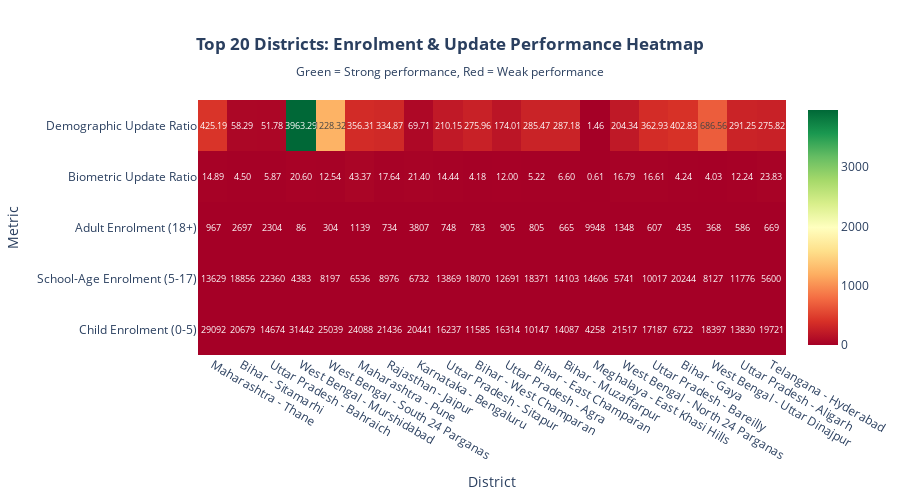

The notebook cell this image was saved under:
### Code cell
# ==============================================================================
# VISUALIZATION 5: DISTRICT-LEVEL PERFORMANCE HEATMAP
# ==============================================================================

# Select top 20 districts by enrolment for readability
top_districts = district_enrol.nlargest(20, 'total_enrolment').copy()
top_districts['location'] = top_districts['state'] + ' - ' + top_districts['district']

# Normalize values for heatmap
from sklearn.preprocessing import MinMaxScaler
scaler = MinMaxScaler(feature_range=(0, 1))

heatmap_data = top_districts[['location', 'age_0_5', 'age_5_17', 'age_18_greater', 'bio_update_ratio', 'demo_update_ratio']].copy()
heatmap_data.columns = ['location', 'Child (0-5)', 'School Age (5-17)', 'Adults (18+)', 'Bio Update Ratio', 'Demo Update Ratio']

# Create heatmap
fig_heatmap = go.Figure(data=go.Heatmap(
    z=[
        top_districts['age_0_5'].values / top_districts['age_0_5'].max(),
        top_districts['age_5_17'].values / top_districts['age_5_17'].max(),
        top_districts['age_18_greater'].values / top_districts['age_18_greater'].max(),
        top_districts['bio_update_ratio'].values,
        top_districts['demo_update_ratio'].values
    ],
    x=top_districts['location'].values,
    y=['Child Enrolment\n(0-5)', 'School-Age Enrolment\n(5-17)', 'Adult Enrolment\n(18+)', 'Biometric\nUpdate Ratio', 'Demographic\nUpdate Ratio'],
    colorscale='RdYlGn',
    text=[
        [f'{v:.0f}' for v in top_districts['age_0_5'].values],
        [f'{v:.0f}' for v in top_districts['age_5_17'].values],
        [f'{v:.0f}' for v in top_districts['age_18_greater'].values],
        [f'{v:.2f}' for v in top_districts['bio_update_ratio'].values],
        [f'{v:.2f}' for v in top_districts['demo_update_ratio'].values]
    ],
    texttemplate='%{text}',
    textfont={"size": 9},
    hoverongaps=False
))

fig_heatmap.update_layout(
    title='<b>Top 20 Districts: Enrolment & Update Performance Heatmap</b><br><sub>Green = Strong performance, Red = Weak performance</sub>',
    xaxis_title='District',
    yaxis_title='Metric',
    height=500,
    template='plotly_white',
    title_x=0.5
)

fig_heatmap.write_html('zdataoutput/05_district_heatmap.html')
print("✓ District Performance Heatmap Generated (saved to 05_district_heatmap.html)")
fig_heatmap.show()

### Figure 1 — Plotly figure (JSON) as saved in the notebook; plotly's stock layout.template omitted (floating-point values rounded to 4 significant figures)
{"data": [{"colorscale": [[0, "rgb(165,0,38)"], [0.1, "rgb(215,48,39)"], [0.2, "rgb(244,109,67)"], [0.3, "rgb(253,174,97)"], [0.4, "rgb(254,224,139)"], [0.5, "rgb(255,255,191)"], [0.6, "rgb(217,239,139)"], [0.7, "rgb(166,217,106)"], [0.8, "rgb(102,189,99)"], [0.9, "rgb(26,152,80)"], [1, "rgb(0,104,55)"]], "hoverongaps": false, "text": [["29092", "20679", "14674", "31442", "25039", "24088", "21436", "20441", "16237", "11585", "16314", "10147", "14087", "4258", "21517", "17187", "6722", "18397", "13830", "19721"], ["13629", "18856", "22360", "4383", "8197", "6536", "8976", "6732", "13869", "18070", "12691", "18371", "14103", "14606", "5741", "10017", "20244", "8127", "11776", "5600"], ["967", "2697", "2304", "86", "304", "1139", "734", "3807", "748", "783", "905", "805", "665", "9948", "1348", "607", "435", "368", "586", "669"], ["14.89", "4.50", "5.87", "20.60", "12.54", "43.37", "17.64", "21.40", "14.44", "4.18", "12.00", "5.22", "6.60", "0.61", "16.79", "16.61", "4.24", "4.03", "12.24", "23.83"], ["425.19", "58.29", "51.78", "3963.29", "1228.32", "356.31", "334.87", "69.71", "210.15", "275.96", "174.01", "285.47", "287.18", "1.46", "204.34", "362.93", "402.83", "686.56", "291.25", "275.82"]], "textfont": {"size": 9}, "texttemplate": "%{text}", "type": "heatmap", "x": ["Maharashtra - Thane", "Bihar - Sitamarhi", "Uttar Pradesh - Bahraich", "West Bengal - Murshidabad", "West Bengal - South 24 Parganas", "Maharashtra - Pune", "Rajasthan - Jaipur", "Karnataka - Bengaluru", "Uttar Pradesh - Sitapur", "Bihar - West Champaran", "Uttar Pradesh - Agra", "Bihar - East Champaran", "Bihar - Muzaffarpur", "Meghalaya - East Khasi Hills", "West Bengal - North 24 Parganas", "Uttar Pradesh - Bareilly", "Bihar - Gaya", "West Bengal - Uttar Dinajpur", "Uttar Pradesh - Aligarh", "Telangana - Hyderabad"], "y": ["Child Enrolment\n(0-5)", "School-Age Enrolment\n(5-17)", "Adult Enrolment\n(18+)", "Biometric\nUpdate Ratio", "Demographic\nUpdate Ratio"], "z": [[0.9253, 0.6577, 0.4667, 1, 0.7964, 0.7661, 0.6818, 0.6501, 0.5164, 0.3685, 0.5189, 0.3227, 0.448, 0.1354, 0.6843, 0.5466, 0.2138, 0.5851, 0.4399, 0.6272], [0.6095, 0.8433, 1, 0.196, 0.3666, 0.2923, 0.4014, 0.3011, 0.6203, 0.8081, 0.5676, 0.8216, 0.6307, 0.6532, 0.2568, 0.448, 0.9054, 0.3635, 0.5267, 0.2504], [0.09721, 0.2711, 0.2316, 0.008645, 0.03056, 0.1145, 0.07378, 0.3827, 0.07519, 0.07871, 0.09097, 0.08092, 0.06685, 1, 0.1355, 0.06102, 0.04373, 0.03699, 0.05891, 0.06725], [14.89, 4.504, 5.865, 20.6, 12.54, 43.37, 17.64, 21.4, 14.44, 4.176, 12.0, 5.222, 6.6, 0.615, 16.79, 16.61, 4.243, 4.026, 12.24, 23.83], [425.2, 58.29, 51.78, 3963.0, 1228.0, 356.3, 334.9, 69.71, 210.1, 276.0, 174.0, 285.5, 287.2, 1.456, 204.3, 362.9, 402.8, 686.6, 291.3, 275.8]]}], "layout": {"height": 500, "title": {"text": "<b>Top 20 Districts: Enrolment & Update Performance Heatmap</b><br><sub>Green = Strong performance, Red = Weak performance</sub>", "x": 0.5}, "xaxis": {"title": {"text": "District"}}, "yaxis": {"title": {"text": "Metric"}}}}
